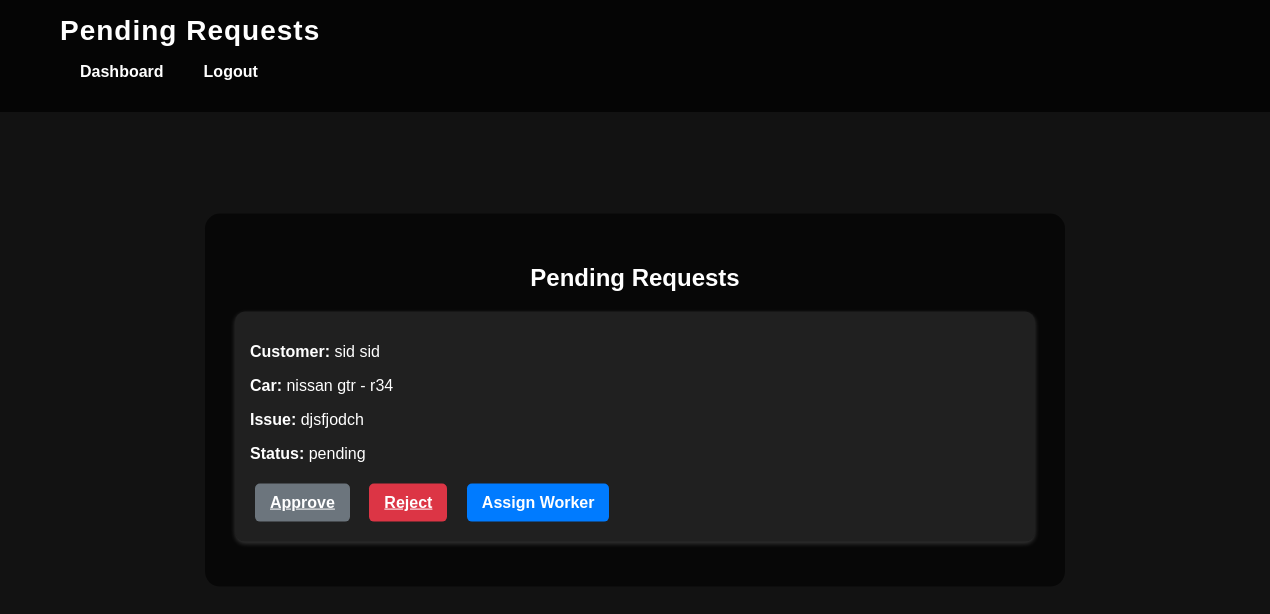
The app's page /pending_requests/ (signed in) with its own data.
### myapp/models.py (models this page shows, shortened)
class Request(models.Model):
    STATUS_CHOICES = [
        ('pending', 'Pending'),
        ('approved', 'Approved'),
        ('rejected', 'Rejected'),
    ]
    customer = models.ForeignKey('Customer', on_delete=models.CASCADE)
    garage = models.ForeignKey('Garage', on_delete=models.CASCADE)
    car_manufacturer = models.CharField(max_length=100)
    car_model = models.CharField(max_length=100)
    issue_description = models.TextField()
    status = models.CharField(max_length=20, choices=STATUS_CHOICES, default='pending')
    created_at = models.DateTimeField(auto_now_add=True)
    worker = models.ForeignKey('Worker', on_delete=models.SET_NULL, null=True, blank=True, related_name='requests')  # Add related_name

class Customer(models.Model):
    first_name = models.CharField(max_length=30)
    last_name = models.CharField(max_length=30)
    contact = models.CharField(max_length=15, unique=True)
    email = models.EmailField(unique=True)
    password = models.CharField(max_length=100)  # Store hashed password
    garage = models.ForeignKey(Garage, on_delete=models.CASCADE,default=1)  # Link customer to garage

### myapp/views.py (the view)
# urls.py: path('pending_requests/', views.pending_requests, name='pending_requests'),
def pending_requests(request):
    garage_id = request.session.get('garage_id')
    if not garage_id:
        return redirect('garage_owner_login')
    garage = Garage.objects.get(id=garage_id)
    pending_requests = Request.objects.filter(garage=garage, status='pending')
    return render(request, 'pending_requests.html', {'pending_requests': pending_requests})

### templates/pending_requests.html (shortened to what this page needs)
{% load static %}
<!DOCTYPE html>
<html lang="en">
<head>
    <link rel="stylesheet" href="{% static 'css/garage_dashboard.css' %}">
</head>
<body>
    <header>
        <nav>
            <h1 class="dashboard-title">Pending Requests</h1>
            <ul>
                <li><a href="{% url 'garage_dashboard' %}">Dashboard</a></li>
                <li><a href="{% url 'logout' %}">Logout</a></li>
            </ul>
        </nav>
    </header>
    <section class="dashboard-content">
        <h2>Pending Requests</h2>
        <div class="requests-list">
            {% for req in pending_requests %}
            <div class="request-box">
                <p><strong>Customer:</strong> {{ req.customer.first_name }} {{ req.customer.last_name }}</p>
                <p><strong>Car:</strong> {{ req.car_manufacturer }} - {{ req.car_model }}</p>
                <p><strong>Issue:</strong> {{ req.issue_description }}</p>
                <p><strong>Status:</strong> {{ req.status }}</p>
                <a href="{% url 'update_request_status' req.id 'Approved' %}"
                   class="btn btn-approve disabled"
                   id="approve-btn-{{ req.id }}"
                   data-request-id="{{ req.id }}"
                   disabled>
                   Approve
                </a>
                <a href="{% url 'update_request_status' req.id 'Rejected' %}" class="btn btn-reject">Reject</a>
                <button class="btn btn-assign" onclick="openAssignWorkerPopup('{{ req.id }}')">Assign Worker</button>
            </div>
            {% empty %}
                <p>No pending requests at the moment.</p>
            {% endfor %}
        </div>
    </section>
</body>
</html>

### static/css/garage_dashboard.css (style rules this page uses)
body, html { font-family: 'Poppins', sans-serif; margin: 0; padding: 0; background-color: #121212; color: white; height: 100%; overflow: hidden; }
header { position: absolute; top: 0; left: 0; width: 100%; background: rgba(0, 0, 0, 0.7); padding: 15px 30px; display: flex; align-items: center; justify-content: space-between; z-index: 2; }
.dashboard-title { color: white; font-size: 28px; font-weight: bold; letter-spacing: 1px; margin: 0; padding-left: 30px; }
nav ul { list-style: none; display: flex; gap: 20px; margin-left: auto; }
nav ul li { display: inline; }
nav ul li a { color: white; text-decoration: none; font-weight: 600; transition: color 0.3s, transform 0.2s; padding: 10px; }
.dashboard-content { position: absolute; top: 50%; left: 50%; transform: translate(-50%, -50%); text-align: center; width: 90%; max-width: 800px; background: rgba(0, 0, 0, 0.6); padding: 30px; border-radius: 15px; z-index: 2; }
.btn { display: inline-block; padding: 10px 15px; font-size: 16px; font-weight: bold; text-align: center; border: none; border-radius: 5px; cursor: pointer; transition: background 0.3s ease-in-out, transform 0.2s; margin: 5px; }
.btn-approve { background-color: #28a745; color: white; }
.btn-approve.disabled { background-color: #6c757d !important; cursor: not-allowed; pointer-events: none; }
.btn-reject { background-color: #dc3545; color: white; }
.btn-assign { background-color: #007bff; color: white; }
.request-box { background: rgba(255, 255, 255, 0.1); padding: 15px; margin: 15px 0; border-radius: 10px; box-shadow: 0 2px 5px rgba(255, 255, 255, 0.2); text-align: left; }
.request-box .btn { display: inline-block; margin-right: 10px; }

### records on screen
Request: customer.first_name "sid", customer.last_name "sid", car_manufacturer "nissan gtr", car_model "r34", issue_description "djsfjodch", status "pending"
